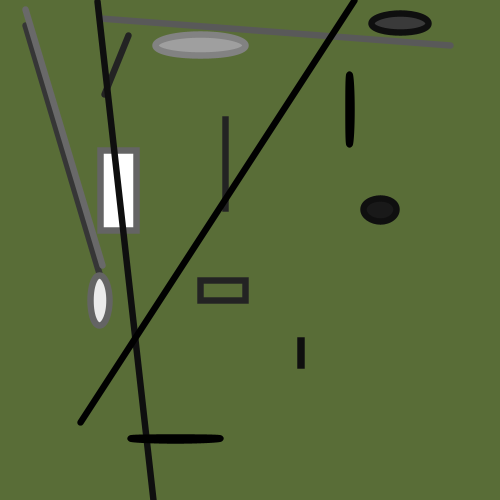
Frame 1 (no input)
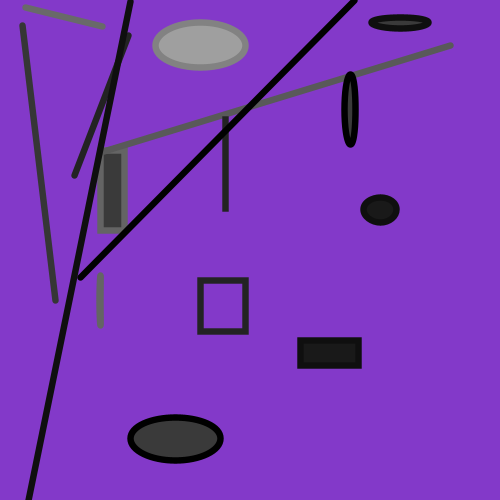
Frame 60 (the mouse pressed at the canvas centre just before this capture)
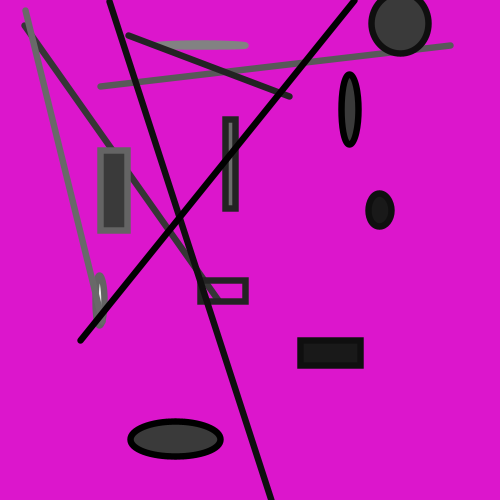
Frame 120 (the mouse held since frame 60 and released just before this capture)

The Processing sketch that drew these frames (run headless with seeded random() and noise(); from frame 60 on, the mouse is pressed at the canvas centre):

// Processing sketch: processing_130359
// ── processing_130359.pde

void setup () {
  size(500,500);
  strokeWeight(random (10) );
  frameRate(5);
}

void draw(){
   background (random(0,345) , random(0,115), random(0,235));
  stroke (54);
line(random(30), 25, random(340), 300);
stroke(100);
rect(100, 150, random(80), 80);
fill(235);
ellipse(100, 300, random(35), 50);
fill(159);
stroke(130);
ellipse(200, 45, 90, random(65));
fill(450);
stroke(89);
line(450, 45, 100, random(199));
stroke(35);
frameRate(5);
rect(200, 280, 45, random(100));
fill(108);
rect(225, 119, random(39),89);
fill(25);
line(random(300), random(208), 128, 35);
stroke(105);
line(102, random(430), 25, random(89));
stroke(15);
ellipse(380, 210, random(35), random(58));
rect(300, 340, random(109), 25);
fill(58);
ellipse(400, 23, 57, random(80));
line(random(240), 1, random(320), 500);
stroke(1);
line(354, random(1), 80, random(508));
stroke(0);
ellipse(350, 109, random(70), 70);
ellipse(175, 439, 90, random(101));


}
